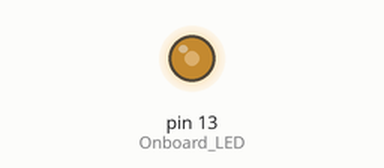
Recording of a sketch running on a simulated Arduino Uno, built with avr-gcc and run on an emulated ATmega328P. On the bench: output pins drawn as LEDs (lit = HIGH). Random numbers use the default seed unless the sketch sets one; pins used as bus, display or sensor lines are not drawn; what the sketch prints to the serial monitor is not drawn.

Above: at 0.27 s.
Timing chart, 0 to 40.0 s (numbered marks = the images above):
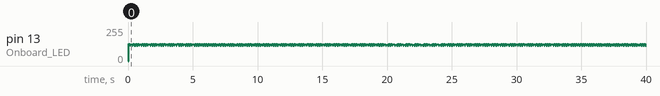

The sketch:

Trapezoid_IO_Tester_Arduino_-_Data_Offset_v1.ino
```cpp
// J/P Clock Input
// D/H Data Input
// N/R Strobe Input

long randNumber;

#define J_Clock_Input 2   //GREEN 2
#define P_Clock_Input 3   //WHT/ORG 1
#define D_Data_Input 4    //WHT/BLUE 2
#define H_Data_Input 5   //ORANGE
#define N_Strobe_Input 6  //WHT/BLUE 1
#define R_Strobe_Input 7  //BLUE
#define B_Data_Transmit 8  //WHT/BROWN 1
#define F_Data_Transmit 9  //BLUE 2
#define A_Other_Transmit 10  //WHT/GREEN 1
#define C_Other_Transmit 11  //GREEN 1


#define Onboard_LED 13

void setup() {
  Serial.begin(115200);
  Serial.println("Entrex Trapezoid I/O Experimenter");
  pinMode(J_Clock_Input, OUTPUT);
  pinMode(P_Clock_Input, OUTPUT);
  pinMode(D_Data_Input, OUTPUT);
  pinMode(H_Data_Input, OUTPUT);
  pinMode(N_Strobe_Input, OUTPUT);
  pinMode(R_Strobe_Input, OUTPUT);
  pinMode(Onboard_LED, OUTPUT);

randomSeed(1);
}
void loop() {

//random data bit set
randNumber = random(1, 10);
Serial.println("DATA");
Serial.println(randNumber);
if (randNumber > 5) {
Serial.println(1);
digitalWrite(D_Data_Input, LOW);  //D=High and H=LOW to make data line low internally
digitalWrite(H_Data_Input, HIGH); //D=LOW and H=HIGH to make data line high internally
}
else {
Serial.println(0);
digitalWrite(D_Data_Input, HIGH);  //D=High and H=LOW to make data line low internally
digitalWrite(H_Data_Input, LOW); //D=LOW and H=HIGH to make data line high internally
}

   delay(2);


//Strobe Not Random
digitalWrite(N_Strobe_Input, LOW);
digitalWrite(R_Strobe_Input, HIGH);

//Clock Not Random
 digitalWrite(J_Clock_Input, HIGH);
 digitalWrite(P_Clock_Input, LOW);
 digitalWrite(Onboard_LED, HIGH);


   delay(4);


//strobe not random
digitalWrite(N_Strobe_Input, HIGH);
digitalWrite(R_Strobe_Input, LOW);


 //Clock Not Random
 digitalWrite(J_Clock_Input, LOW);
 digitalWrite(P_Clock_Input, HIGH);
 digitalWrite(Onboard_LED, LOW);


   delay(2);


}
```
